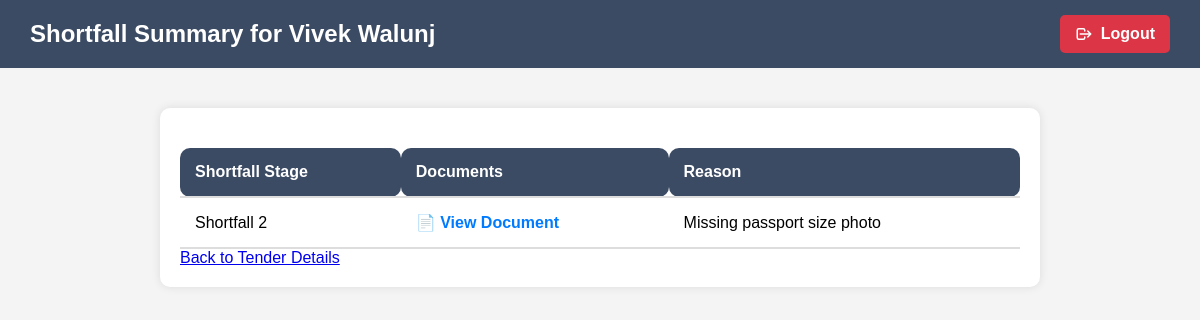
The page /shortfall_details/13/2/ (signed in) on the database its author committed.
### tenders/models.py (models this page shows, shortened)
class Vendor(models.Model):
    name = models.CharField(max_length=200)
    tender = models.ForeignKey(Tender, on_delete=models.CASCADE, related_name="vendors")

class ShortfallDocument(models.Model):
    SHORTFALL_CHOICES = [
        (1, 'Shortfall 1'),
        (2, 'Shortfall 2'),
        (3, 'Shortfall 3'),
    ]
    vendor = models.ForeignKey('Vendor', on_delete=models.CASCADE, related_name="shortfall_documents")
    file = models.FileField(upload_to="shortfall_documents/")
    uploaded_at = models.DateTimeField(auto_now_add=True)
    reason = models.TextField(blank=True, help_text="Reason for document shortfall",null=True)
    shortfall_stage = models.IntegerField(choices=SHORTFALL_CHOICES, default=1)

### tenders/views.py (the view)
# urls.py: path("shortfall_details/<int:vendor_id>/<int:stage>/", shortfall_details, name="shortfall_details"),
@login_required
def shortfall_details(request, vendor_id, stage):
    vendor = get_object_or_404(Vendor, id=vendor_id)
    shortfall_documents = vendor.shortfall_documents.filter(shortfall_stage=stage)
    return render(request, "tenders/shortfall_details.html", {
        "vendor": vendor,
        "shortfall_documents": shortfall_documents,
        "stage": stage,
    })

### tenders/templates/tenders/shortfall_details.html (shortened to what this page needs)
<!DOCTYPE html>
<html lang="en">
<head>
</head>
<body>
    <div class="top-bar">
        <h2>Shortfall Summary for {{ vendor.name }}</h2>
        <a href="{% url 'logout' %}" class="logout-btn">
            <svg xmlns="http://www.w3.org/2000/svg" fill="none" viewBox="0 0 24 24" stroke="currentColor">
                <path stroke-linecap="round" stroke-linejoin="round" stroke-width="2" d="M17 16l4-4m0 0l-4-4m4 4H7m6 4v1a2 2 0 01-2 2H5a2 2 0 01-2-2V7a2 2 0 012-2h6a2 2 0 012 2v1" />
            </svg>
            Logout
        </a>
    </div>
    <div class="container">
        <table>
            <thead>
                <tr>
                    <th>Shortfall Stage</th>
                    <th>Documents</th>
                    <th>Reason</th>
                </tr>
            </thead>
            <tbody>
                {% for shortfall in shortfall_documents %}
                <tr>
                    <td>Shortfall {{ shortfall.shortfall_stage }}</td>
                    <td>
                        <a href="{{ shortfall.file.url }}" target="_blank">📄 View Document</a>
                    </td>
                    <td>{{ shortfall.reason }}</td>
                </tr>
                {% empty %}
                <tr>
                    <td colspan="3" style="text-align: center;">No shortfall documents available.</td>
                </tr>
                {% endfor %}
            </tbody>
        </table>
        <a href="{% url 'tender_details' vendor.tender.id %}">Back to Tender Details</a>
    </div>
</body>
</html>

### tenders/templates/tenders/shortfall_details.html (style rules this page uses)
body { font-family: Arial, sans-serif; background-color: #f4f4f4; margin: 0; padding: 0; }
.top-bar { background-color: #3c4b64; color: white; padding: 15px 30px; display: flex; justify-content: space-between; align-items: center; }
.top-bar h2 { margin: 0; font-size: 24px; }
.logout-btn { display: flex; align-items: center; text-decoration: none; color: white; background-color: #DC3545; padding: 10px 15px; border-radius: 5px; font-weight: bold; transition: background-color 0.3s ease; }
.logout-btn svg { margin-right: 8px; width: 18px; height: 18px; }
.container { width: 70%; margin: 40px auto; background: white; padding: 20px; border-radius: 10px; box-shadow: 0px 0px 10px rgba(0, 0, 0, 0.1); text-align: left; }
table { width: 100%; border-collapse: collapse; margin-top: 20px; }
th, td { padding: 15px; border-bottom: 2px solid #ddd; text-align: left; }
th { background: #3c4b64; color: white; border-radius: 10px; }
td a { text-decoration: none; color: #007BFF; font-weight: bold; }

### rows shown on the page
Vendor: name "Vivek Walunj"
ShortfallDocument: shortfall_stage "2", reason "Missing passport size photo"
